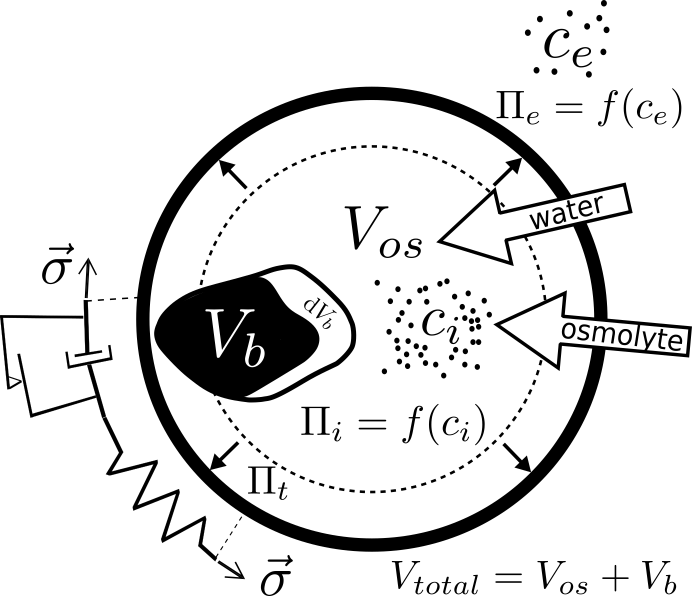
#> input picture figures/sketch_volume_model.svg.png, 1384 x 1192 px (shown at 1/2 size)
$ python plot_analytical_solution.py   (Python 2 division)
#> lines starting #> are read from the running program, lines starting #| are printed output that depends on the picture
### FigureTools.py
from mpl_toolkits.axes_grid.anchored_artists import AnchoredText
import matplotlib.pyplot as plt

def figure_numbering(text):
    artist = AnchoredText(text,
                      prop=dict(size=12),
                      frameon=True,
                      loc=2, #  2: upper left
                      pad=0.1,
                      bbox_to_anchor=(-.1, 1.15),
                      bbox_transform=plt.gca().transAxes
                      )
    #artist.patch.set_boxstyle(fc='#FFFFFF00',ec='#FFFFFF00')
    artist.patch.set_fc('white')
    artist.patch.set_ec('white')
    return artist

### plot_analytical_solution.py
from scipy.special import lambertw
import matplotlib.pyplot as plt
import numpy as np
import seaborn as sns
import FigureTools as FT
sns.set_style("ticks")

import matplotlib.gridspec as gridspec
gs = gridspec.GridSpec(3,5)
from mpl_toolkits.axes_grid1.inset_locator import inset_axes

# constants
R = 8.314; # J/mol/K
T = 303; # K 30C

# nutrient uptake and consumptions
k_nutrient = 2.e-1 ## nmol/s/m^2

k_scaling_factor = 1.27 # 1/um
k_deg = k_scaling_factor*k_nutrient

c_e = 240.
pi_t = 200000.
pi_e = c_e * R * T

# water flow over membrane
Lp = 1.19e-6; # um/s/Pa #Klipp 2005

a = - ((Lp * (pi_t + pi_e))/2)

def set_b(Lp,pi_t,pi_e,k_nutrient,R,T):
    return(Lp**2 * (pi_t + pi_e)**2)/ 4 + (k_nutrient * Lp * R  * T )

def set_c(k_deg,Lp,R ,T):
    return 1./3. * (k_deg * Lp * R  * T )

def set_F0(a,b,c,r0):
    return (2. * (a * np.log(np.sqrt(b - c * r0) + a) - np.sqrt(b - c * r0) ))/c

r0 = 0.1
t0 = 0.


b = set_b(Lp,pi_t,pi_e,k_nutrient,R,T)
c = set_c(k_deg,Lp,R ,T)
F0 = set_F0(a,b,c,r0)


print np.sqrt(b - c * r0) + a


def inner_exp(t,F0,a,b,c,t0):
    return -(np.exp((-1 + (c * (F0 + t - t0))/(2 * a)))/a)


#def radius(t,F0,a,b,c,t0):
def radius(t,a,b,c,t0,F0):
    return (-a**2 + b - 2 * a**2 * lambertw(inner_exp(t,F0,a,b,c,t0)) - a**2 * lambertw(inner_exp(t,F0,a,b,c,t0))**2)/c

def radius_taylor_series(t,a,b,c,t0,F0):
    return (-a**2 + b - 2 * a**2 * inner_exp(t,F0,a,b,c,t0) - a**2 * inner_exp(t,F0,a,b,c,t0)**2)/c

def radius_taylor_series_simple(t,a,b,c,t0,F0):
    return ((-a**2 + b)/c) - (((-a**2 + b)/c) - r0) * np.exp(c/(2*a) * t)

def radius_polynom(t,a,b,c,t0,F0):
    return (a + np.sqrt(a**2 + k_nutrient * Lp * R * T))*(t - t0) + r0

def volume_exponential(t,k,V0):
    return V0 * np.exp(k*t)

def volume_linear(t,k,V0):
    return k * t + V0

time = np.linspace(0,24000,24000)
r_t = map(lambda foo: radius(foo,**{'F0':F0,'a':a,'b':b,'c':c,'t0':t0}),time)

#r_t = map(lambda foo: radius(foo,[F0,a,b,c,t0]),time)
b = set_b(Lp,pi_t,pi_e,k_nutrient,R,T)
c = set_c(k_deg,Lp,R ,T)
F0 = set_F0(a,b,c,r0)
r_t = np.array(map(lambda foo: radius(foo,**{'F0':F0,'a':a,'b':b,'c':c,'t0':t0}),time))
r_taylor_series_t = np.array(map(lambda foo: radius_taylor_series(foo,**{'F0':F0,'a':a,'b':b,'c':c,'t0':t0}),time))
r_taylor_series_simple_t = np.array(map(lambda foo: radius_taylor_series_simple(foo,**{'F0':F0,'a':a,'b':b,'c':c,'t0':t0}),time))
r_polynom_t = np.array(map(lambda foo: radius_polynom(foo,**{'F0':F0,'a':a,'b':b,'c':c,'t0':t0}),time))

V0_exp = 0.3
k_exp  = 0.001
V0_lin = 0.3
k_lin  = 0.003
V_exp_t = np.array(map(lambda foo: volume_exponential(foo,**{'V0': V0_exp,'k':k_exp}),time))
V_lin_t = np.array(map(lambda foo: volume_linear(foo,**{'V0': V0_lin,'k': k_lin}),time))

fig = plt.figure(figsize=(8,8))

ax1 = plt.subplot(2,1,1)
plt.gca().add_artist(FT.figure_numbering('A'))
#> (the call stopped at in figure_numbering, `artist = AnchoredText(text, prop=dict(size=12), frameon=True, loc=2,`: mpl_toolkits is not available in this run)
plt.plot(time/60,4./3. * np.pi * (r_t)**3,'-',label='analytical',color='grey')
plt.plot(time/60,4./3. * np.pi * (r_taylor_series_simple_t)**3,':',linewidth=3.,label='approx. analytical',color='red')
plt.axhline(0,color = 'grey',linestyle=':')
plt.ylabel("Total volume [fL]")
plt.xlabel("Time [minutes]")
#plt.ylim(-5,110)
plt.legend()

ax1 = plt.subplot(2,1,2)
plt.gca().add_artist(FT.figure_numbering('B'))
#> (the call stopped at in figure_numbering, `artist = AnchoredText(text, prop=dict(size=12), frameon=True, loc=2,`: mpl_toolkits is not available in this run)
plt.plot(time/60,4./3. * np.pi * (r_t)**3 - (4./3. * np.pi * (r_taylor_series_simple_t)**3),label='diff',color='red')
plt.axhline(0,color = 'grey',linestyle=':')
plt.ylabel("Total volume [fL]")
plt.xlabel("Time [minutes]")
#plt.ylim(-5,110)
plt.legend()

#plt.savefig('figures/analytical_solution_supplement.png',dpi=300)
#plt.savefig('figures/analytical_solution_supplement.eps')


#################################################
##################


fig = plt.figure(figsize=(7,6))


plt.subplot(gs[0:2,0:5])

#plt.gca().add_artist(FT.figure_numbering('A'))
plt.text(0,0,'A',size=18)
from PIL import Image
im = Image.open('figures/sketch_volume_model.svg.png')
#> im is the input picture: PIL image 1384x1192 RGBA; mean R, G, B, A 8.8, 8.8, 8.8, 38.9
plt.imshow(im)# ,extent=[-.2, .8, 0, 1]
plt.axis('off')


ax1 = plt.subplot(gs[2,0:2])
plt.gca().add_artist(FT.figure_numbering('B'))
#> (the call stopped at in figure_numbering, `artist = AnchoredText(text, prop=dict(size=12), frameon=True, loc=2,`: mpl_toolkits is not available in this run)


#plt.plot(time/60,4./3. * np.pi * (r_t)**3,label='analytical',color='grey')
#plt.plot(time/60,4./3. * np.pi * r_taylor_series_t**3,':',color = sns.color_palette()[2],linewidth=4.,label='b')
plt.plot(time/60,4./3. * np.pi * (r_taylor_series_simple_t)**3,label='approx. analytical')
#plt.plot(time/60,4./3. * np.pi * r_polynom_t**3,label='c')
plt.plot(time/60,V_exp_t,':',label='exponential: %s exp(%s t)' %(V0_exp,k_exp))
plt.plot(time/60,V_lin_t,':',label='linear: %s t + %s' %(k_lin,V0_lin))


#plt.plot(time/60,4./3. * np.pi * r_taylor_series_t**3 - 4./3. * np.pi * r_t**3,color = 'red',label='d')

plt.axhline(0,color = 'grey',linestyle=':')
r_inf = (-a**2 + b)/c
plt.axhline((4./3. * np.pi * r_inf**3),color = 'black',linestyle=':')
plt.ylabel("Total volume [fL]")
plt.xlabel("Time [minutes]")
#plt.setp(ax1.get_xticklabels(), visible=False)
plt.ylim(-5,110)
#plt.legend(loc='upper right',ncol=2)
plt.legend(loc='upper right',fontsize=8,frameon=True)


#vec_of_scaling_both_k = [0.5,1.,1.5]
vec_of_scaling_both_k = [0.8,1.,1.2]
vec_of_k_scaling_factor = [1./0.75,1./0.5]
#vec_of_k_scaling_factor = [1.,1./0.75]

colors = sns.color_palette()

plt.subplot(gs[2,2:4])
plt.gca().add_artist(FT.figure_numbering('C'))
#> (the call stopped at in figure_numbering, `artist = AnchoredText(text, prop=dict(size=12), frameon=True, loc=2,`: mpl_toolkits is not available in this run)

handles=[]
labels=[]
for i,some_scaling_factor_for_both in enumerate(reversed(vec_of_scaling_both_k)):
    new_k_deg = some_scaling_factor_for_both * k_nutrient
    new_k_nutrient = some_scaling_factor_for_both * k_nutrient
    b = set_b(Lp,pi_t,pi_e,new_k_nutrient,R,T)
    c = set_c(new_k_deg,Lp,R ,T)
    F0 = set_F0(a,b,c,r0)
    r_t = np.array(map(lambda foo: radius(foo,**{'F0':F0,'a':a,'b':b,'c':c,'t0':t0}),time))
    r_polynom_t = map(lambda foo: radius_polynom(foo,**{'F0':F0,'a':a,'b':b,'c':c,'t0':t0}),time)


    #label=r'$\frac{k_{upt.}}{k_{cons.}} = %s \mu m$; '%str(1.) + r'$k_{scaling} = %s $'%(str(some_scaling_factor_for_both))
    label=r'$ %s; \quad %s $'%(str(1.),str(new_k_nutrient))
    labels.append(label)
    # [4 lines of commented-out code are left out]
    handle, = plt.plot(time/60,4./3. * np.pi * r_t**3, alpha = 1-(i*.3), color = 'green',label=label)
    handles.append(handle)
    #plt.plot(time/60,r_polynom_t)
    r_inf = (-a**2 + b)/c
    plt.axhline((4./3. * np.pi * r_inf**3),color = 'black',linestyle=':')
plt.ylabel("Total volume [fL]")
plt.xlabel("Time [minutes]")
#plt.ylim(ymax=80)
#plt.legend()


plt.subplot(gs[2,2:4])
plt.gca().add_artist(FT.figure_numbering('C'))
#> (the call stopped at in figure_numbering, `artist = AnchoredText(text, prop=dict(size=12), frameon=True, loc=2,`: mpl_toolkits is not available in this run)
for i,some_k in enumerate(vec_of_k_scaling_factor):
    new_k_scaling_factor = some_k
    new_k_deg = new_k_scaling_factor * k_nutrient
    b = set_b(Lp,pi_t,pi_e,k_nutrient,R,T)
    c = set_c(new_k_deg,Lp,R ,T)
    F0 = set_F0(a,b,c,r0)
    r_t = np.array(map(lambda foo: radius(foo,**{'F0':F0,'a':a,'b':b,'c':c,'t0':t0}),time))
    r_polynom_t = map(lambda foo: radius_polynom(foo,**{'F0':F0,'a':a,'b':b,'c':c,'t0':t0}),time)
    label =r'$ %s; \quad %s $'%(str(1./(new_k_scaling_factor)),'')
    labels.append(label)
    handle, = plt.plot(time/60,4./3. * np.pi * r_t**3, color = colors[i],label=label)
    handles.append(handle)
    #plt.plot(time/60,r_polynom_t)
    r_inf = (-a**2 + b)/c
    plt.axhline((4./3. * np.pi * r_inf**3),color = 'black',linestyle=':')
plt.ylabel("Total volume [fL]")
plt.xlabel("Time [minutes]")
plt.ylim(-5,130)

#plt.legend(loc=(0.5,0.45))
#plt.legend(loc=(0.01,0.6),fontsize=7)

leg = plt.legend(handles, labels,
             loc=(.85,-.1),
             #title=r'$    k_{u/c}    k_{upt.}$' + '\n' + r'$\left[ \mu m \right] \quad \left[ mM/s/um^2 \right] $',
             ncol=1, numpoints=1, handletextpad=0.6, handlelength = 1.2, fontsize = 10)
title=r'$ \qquad \qquad \qquad k_{u/c}  \quad \quad  k_{upt.}$' + '\n' + r'$ \qquad \qquad \qquad \left[ \mu m \right] \quad \left[ nmol/s/m^2 \right] $'
leg.set_title(title,prop={'size':8})

#leg = plt.legend(loc=(0.01,0.6),title=r'$k_{u/c}\ \left[ \mu m \right] \quad k_{upt.} \ \left[ mM/s/um^2 \right] $')
#leg = plt.legend(loc=(1.1,-.1),fontsize=10,title=r'$ \qquad k_{u/c} \quad k_{upt.}$' + '\n' + r'$\left[ \mu m \right] \quad \left[ mM/s/um^2 \right] $')
#leg._legend_box.align = "right"

############################################################################################
# ## Fancy table legend:
# from matplotlib.patches import Rectangle
# extra = Rectangle((0, 0), 1, 1, fc="w", fill=False, edgecolor='none', linewidth=0)

# #Create organized list containing all handles for table. Extra represent empty space
# legend_handle = handles #[extra, extra, extra, extra, extra, im1, im2, im3, extra, im4, im5, im6, extra, im7, im8, im9]

# #Define the labels
# label_row_1 = [r"$f_{i,j}$", r"$i = 1$", r"$i = 2$", r"$i = 3$"]
# label_j_1 = [r"$j = 1$"]
# label_j_2 = [r"$j = 2$"]
# label_j_3 = [r"$j = 3$"]
# label_empty = [""]

# #organize labels for table construction
# legend_labels = np.concatenate([label_row_1, label_j_1, label_empty * 3, label_j_2, label_empty * 3, label_j_3, label_empty * 3])

# #Create legend
# plt.legend(legend_handle, legend_labels,
#           loc = 9, ncol = 4, shadow = True, handletextpad = -2)
############################################################################################
######################################

plt.tight_layout()
plt.savefig('figures/analytical_solution.png',dpi=300)
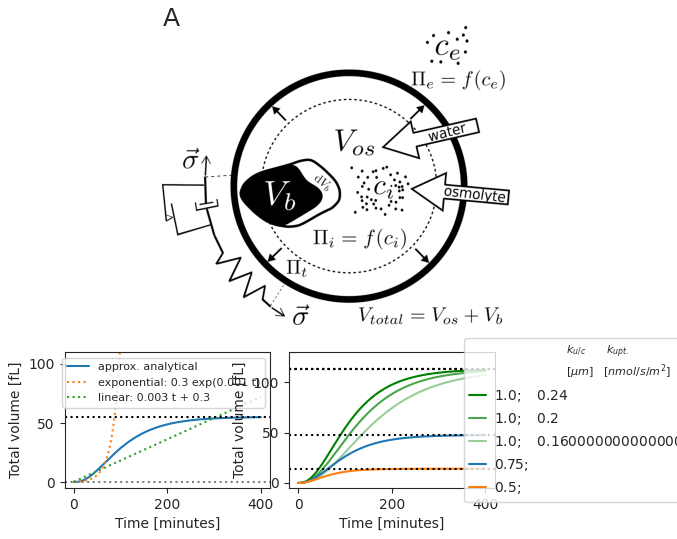
#> figure drawn by matplotlib, 3 panels; panel 2: curve peaks at x = 400, y = 54.94; panel 2: curve peaks at x = 400, y = 7.95e+09; panel 2: curve peaks at x = 400, y = 72.3; panel 3: curve peaks at x = 400, y = 112.3
plt.savefig('figures/analytical_solution.eps')


plt.show()
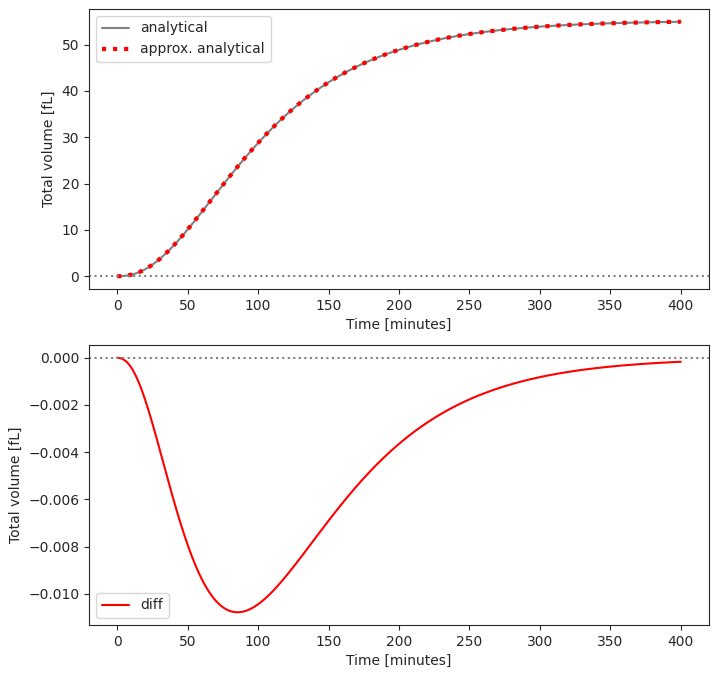
#> figure drawn by matplotlib, 2 panels; panel 1: curve peaks at x = 400, y = 54.94; panel 1: curve peaks at x = 400, y = 54.94; panel 2: curve peaks at x = 0, y = -1.12e-14

# [15 lines of commented-out code are left out]
